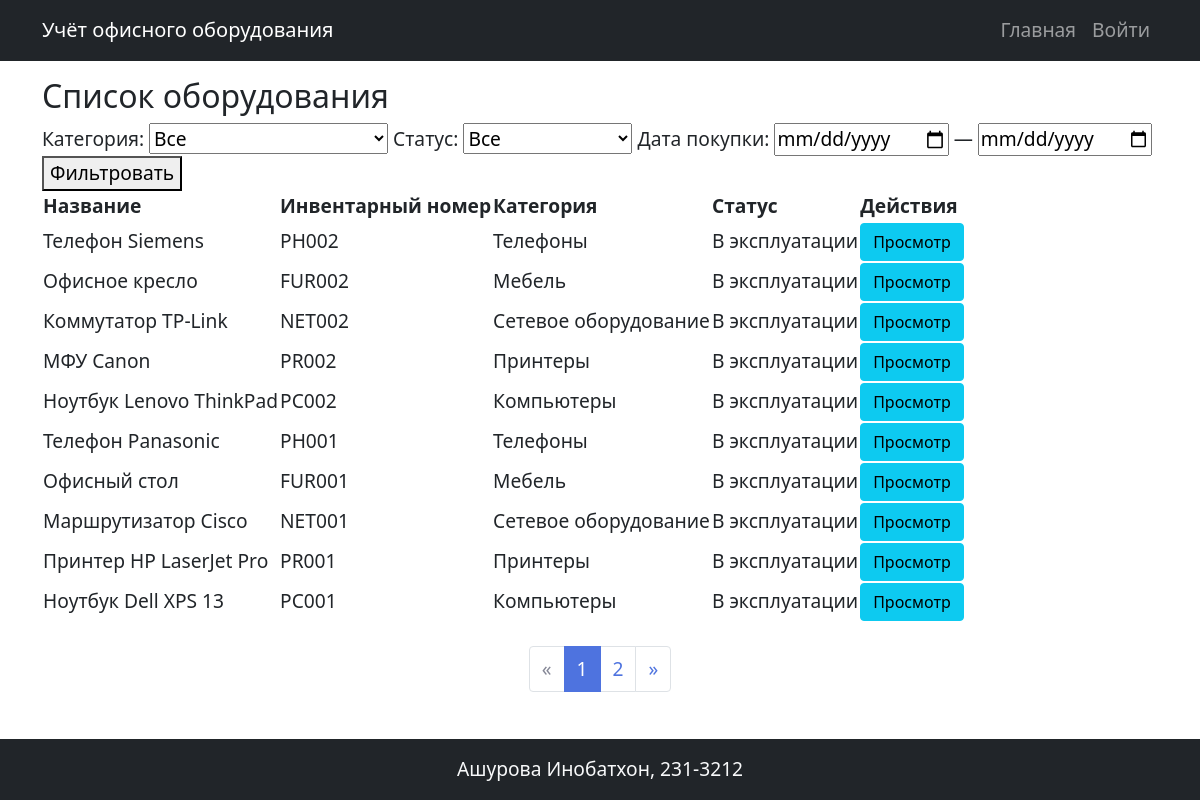
The page / on the database its author committed.
### models.py (models this page shows)
class Equipment(db.Model):
    id = db.Column(db.Integer, primary_key=True)
    name = db.Column(db.String(100), nullable=False)
    inventory_number = db.Column(db.String(50), unique=True, nullable=False)
    category_id = db.Column(db.Integer, db.ForeignKey('category.id'), nullable=False)
    category = db.relationship('Category', backref='equipments')
    purchase_date = db.Column(db.Date, nullable=False)
    cost = db.Column(db.Numeric(10, 2), nullable=False)
    status = db.Column(db.Enum('В эксплуатации', 'На ремонте', 'Списано', name='equipment_status'), nullable=False, default='В эксплуатации')
    note = db.Column(db.Text)
    photos = db.relationship('Photo', backref='equipment', lazy='dynamic', cascade='all, delete-orphan')
    maintenance_history = db.relationship('MaintenanceHistory', backref='equipment', cascade='all, delete-orphan')
    responsible_persons = db.relationship('ResponsiblePersons', secondary=equipment_responsible, back_populates='equipments')
    write_offs = db.relationship('WriteOff', backref='equipment_obj', cascade='all, delete-orphan')

class Category(db.Model):
    id = db.Column(db.Integer, primary_key=True)
    name = db.Column(db.String(100), nullable=False)
    description = db.Column(db.Text)

### app.py (the view)
@app.route('/')
def index():
    page = request.args.get('page', 1, type=int)
    category = request.args.get('category', type=int)
    status = request.args.get('status', type=str)
    date_from = request.args.get('date_from')
    date_to = request.args.get('date_to')
    query = Equipment.query
    if category:
        query = query.filter(Equipment.category_id == category)
    if status:
        query = query.filter(Equipment.status == status)
    if date_from:
        try:
            date_from_obj = datetime.strptime(date_from, '%Y-%m-%d').date()
            query = query.filter(Equipment.purchase_date >= date_from_obj)
        except ValueError:
            pass
    if date_to:
        try:
            date_to_obj = datetime.strptime(date_to, '%Y-%m-%d').date()
            query = query.filter(Equipment.purchase_date <= date_to_obj)
        except ValueError:
            pass
    query = query.order_by(Equipment.purchase_date.desc())
    pagination = query.paginate(page=page, per_page=10, error_out=False)
    equipment_list = []
    for eq in pagination.items:
        equipment_list.append({
            'id': eq.id,
            'name': eq.name,
            'inventory_number': eq.inventory_number,
            'category_name': eq.category.name if eq.category_id else '',
            'status_display': eq.status,
        })
    categories = Category.query.all()
    return render_template('index.html',
        equipment_list=equipment_list,
        categories=categories,
        pagination=pagination)

### templates/index.html (shortened to what this page needs)
{% extends 'base.html' %}
{% block content %}
<h2>Список оборудования</h2>
<form method="get" action="">
    <label>Категория:
        <select name="category">
            <option value="">Все</option>
        </select>
    </label>
    <label>Статус:
        <select name="status">
            <option value="">Все</option>
        </select>
    </label>
    <label>Дата покупки:
        <input type="date" name="date_from" value="{{ request.args.get('date_from', '') }}"> — <input type="date" name="date_to" value="{{ request.args.get('date_to', '') }}">
    </label>
    <button type="submit">Фильтровать</button>
</form>
<table>
    <thead>
        <tr>
            <th>Название</th>
            <th>Инвентарный номер</th>
            <th>Категория</th>
            <th>Статус</th>
            <th>Действия</th>
        </tr>
    </thead>
    <tbody>
        {% for eq in equipment_list %}
        <tr>
            <td>{{ eq.name }}</td>
            <td>{{ eq.inventory_number }}</td>
            <td>{{ eq.category_name }}</td>
            <td>{{ eq.status_display }}</td>
            <td>
                <a href="{{ url_for('view_equipment', id=eq.id) }}" class="btn btn-info">Просмотр</a>
            </td>
        </tr>
        {% else %}
        <tr><td colspan="5">Нет оборудования</td></tr>
        {% endfor %}
    </tbody>
</table>
<div class="pagination-container mt-4">
    {% if pagination.pages > 1 %}
    <nav aria-label="Page navigation">
        <ul class="pagination justify-content-center">
            <li class="page-item {% if not pagination.has_prev %}disabled{% endif %}">
                <a class="page-link"
                   href="?page={{ pagination.prev_num }}{% for key, value in request.args.items() %}{% if key != 'page' %}&{{ key }}={{ value }}{% endif %}{% endfor %}"
                   aria-label="Previous">
                    <span aria-hidden="true">&laquo;</span>
                </a>
            </li>
            {% for page_num in pagination.iter_pages(left_edge=1, right_edge=1, left_current=2, right_current=2) %}
                {% if page_num %}
                    <li class="page-item {% if page_num == pagination.page %}active{% endif %}">
                        <a class="page-link"
                           href="?page={{ page_num }}{% for key, value in request.args.items() %}{% if key != 'page' %}&{{ key }}={{ value }}{% endif %}{% endfor %}">
                            {{ page_num }}
                        </a>
                    </li>
                {% else %}
                    <li class="page-item disabled">
                        <span class="page-link">...</span>
                    </li>
                {% endif %}
            {% endfor %}
            <li class="page-item {% if not pagination.has_next %}disabled{% endif %}">
                <a class="page-link"
                   href="?page={{ pagination.next_num }}{% for key, value in request.args.items() %}{% if key != 'page' %}&{{ key }}={{ value }}{% endif %}{% endfor %}"
                   aria-label="Next">
                    <span aria-hidden="true">&raquo;</span>
                </a>
            </li>
        </ul>
    </nav>
    {% endif %}
</div>
{% endblock %}

### static/styles.css (style rules this page uses)
body { font-size: 1.2rem; display: grid; grid-template-rows: auto 1fr auto; height: 100vh; margin: 0; }

### templates/index.html (style rules this page uses)
.pagination-container { margin: 30px 0; }
.page-item.active .page-link { background-color: #4e73df; border-color: #4e73df; }
.page-link { color: #4e73df; padding: 0.5rem 0.75rem; }
.page-item.disabled .page-link { color: #858796; }

### rows shown on the page
Equipment: name "Телефон Siemens", inventory_number "PH002"
Category: category_name "Телефоны" "Телефоны"
Equipment: name "Офисное кресло", inventory_number "FUR002"
Category: category_name "Мебель" "Мебель"
Equipment: name "Коммутатор TP-Link", inventory_number "NET002"
Category: category_name "Сетевое оборудование" "Сетевое оборудование"
Equipment: name "МФУ Canon", inventory_number "PR002"
Category: category_name "Принтеры" "Принтеры"
Equipment: name "Ноутбук Lenovo ThinkPad", inventory_number "PC002"
Category: category_name "Компьютеры" "Компьютеры"
Equipment: name "Телефон Panasonic", inventory_number "PH001"
Equipment: name "Офисный стол", inventory_number "FUR001"
Equipment: name "Маршрутизатор Cisco", inventory_number "NET001"
Equipment: name "Принтер HP LaserJet Pro", inventory_number "PR001"
Equipment: name "Ноутбук Dell XPS 13", inventory_number "PC001"

### other values the page prints
{{ eq.status_display }} "В эксплуатации" "В эксплуатации" "В эксплуатации" "В эксплуатации" "В эксплуатации" "В эксплуатации" "В эксплуатации" "В эксплуатации" "В эксплуатации" "В эксплуатации"
{{ page_num }} "1" "2"
